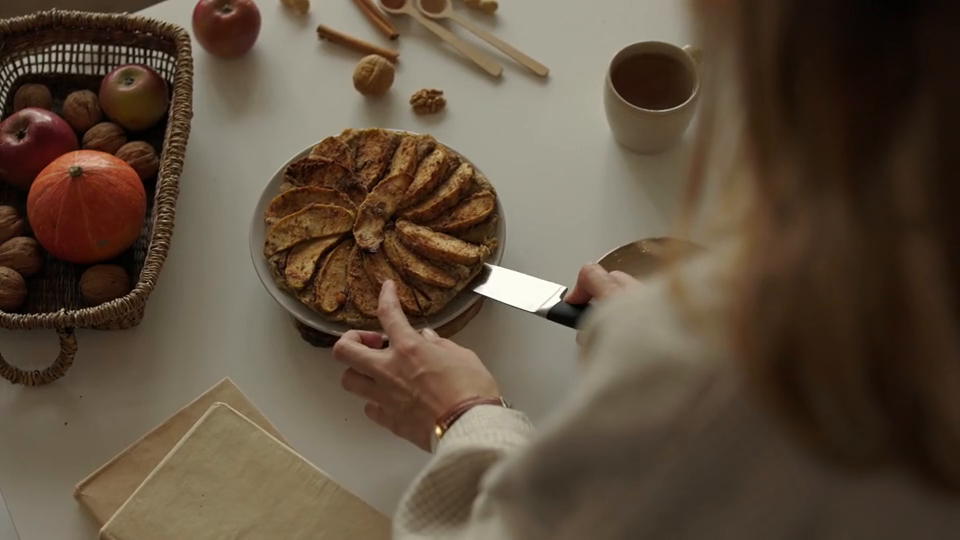
#> input picture frame 31 of video.mp4, 960 x 540 px
$ python vid_track.py
#> lines starting #> are read from the running program, lines starting #| are printed output that depends on the picture
import cv2
import numpy as np

cap = cv2.VideoCapture(r'/home/isaac/Desktop/pcv/pcv_lab/video.mp4')

ret, first_frame = cap.read()
#> first_frame is the input picture: shape (540, 960, 3); mean B, G, R 61.9, 78.7, 94.6

if not ret:
    print("Error: Could not read video file.")
    exit()

prev_gray = cv2.cvtColor(first_frame, cv2.COLOR_BGR2GRAY)
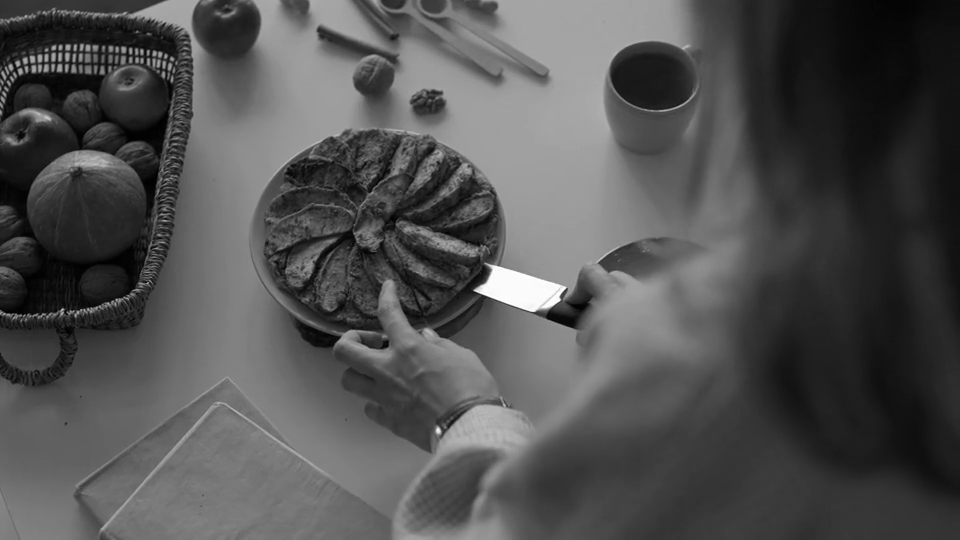
#> prev_gray: shape (540, 960); min 0, max 255, mean 81.6

mask = np.zeros_like(first_frame)
mask[..., 1] = 255

while cap.isOpened():
    ret, frame = cap.read()
    if not ret:
        break

    gray = cv2.cvtColor(frame, cv2.COLOR_BGR2GRAY)

    flow = cv2.calcOpticalFlowFarneback(prev_gray, gray, None, 0.5, 3, 15, 3, 5, 1.2, 0)

    magnitude, angle = cv2.cartToPolar(flow[..., 0], flow[..., 1])
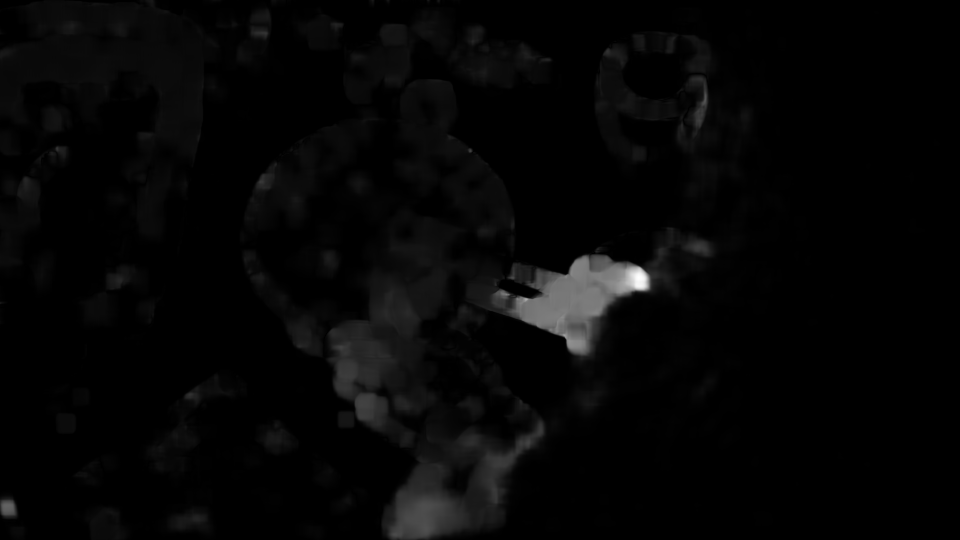
#> magnitude: shape (540, 960) float32; min 0, max 3.14, mean 0.0751; drawn with min black and max white
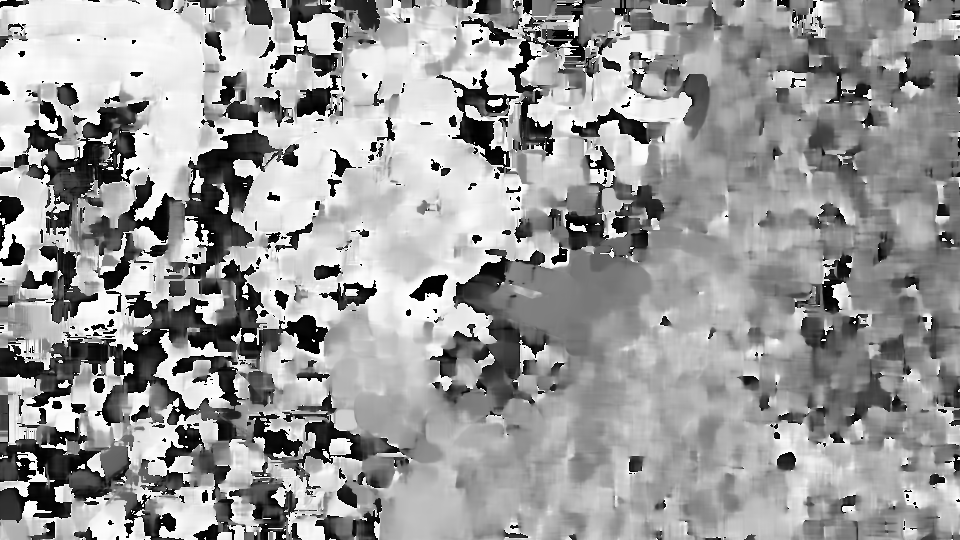
#> angle: shape (540, 960) float32; min 1.1e-11, max 6.28, mean 3.8; drawn with min black and max white

    mask[..., 0] = angle * 180/np.pi/2
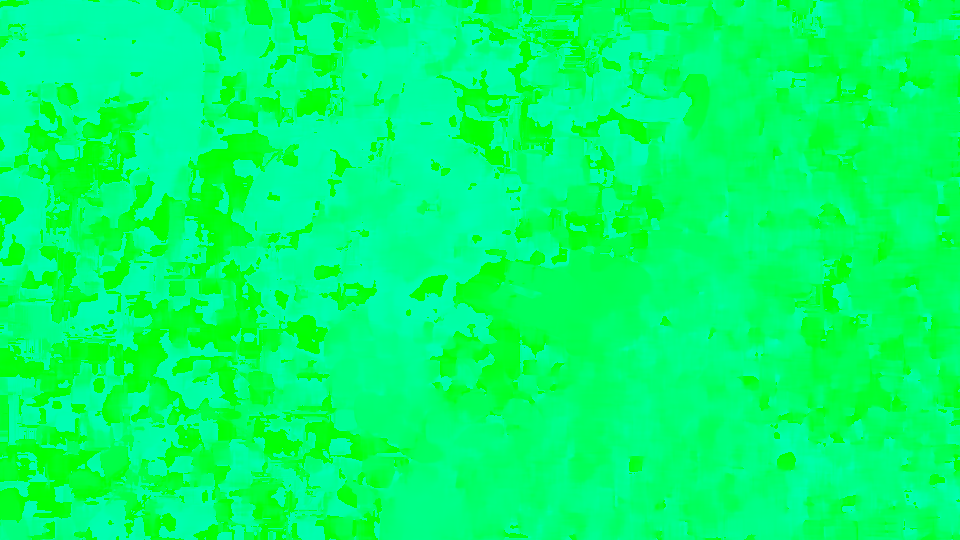
#> mask: shape (540, 960, 3); mean of channels 0, 1, 2 108.4, 255, 0; drawn as B, G, R

    mask[...,2] = cv2.normalize(magnitude,None,0,255,cv2.NORM_MINMAX)
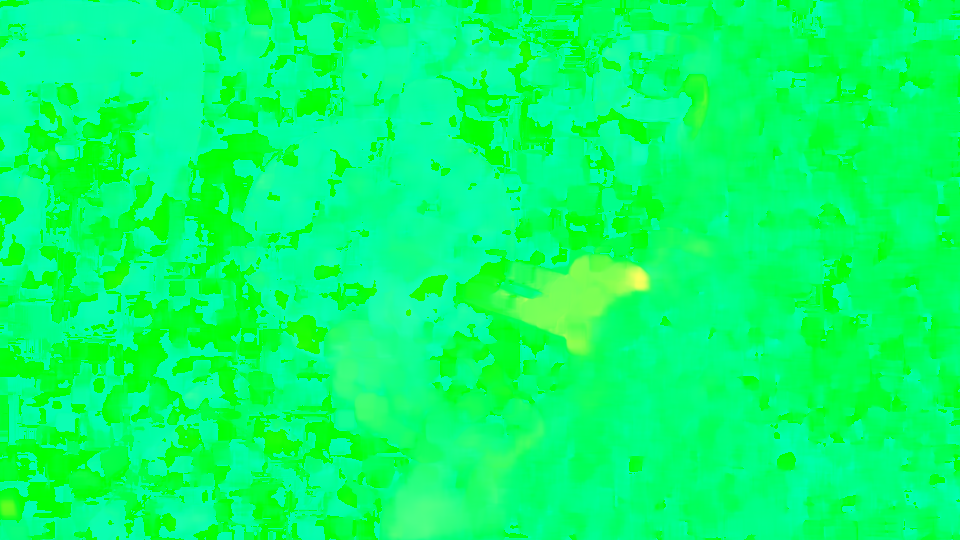
#> mask: shape (540, 960, 3); mean of channels 0, 1, 2 108.4, 255, 5.8; drawn as B, G, R

    rgb_flow = cv2.cvtColor(mask, cv2.COLOR_HSV2BGR)
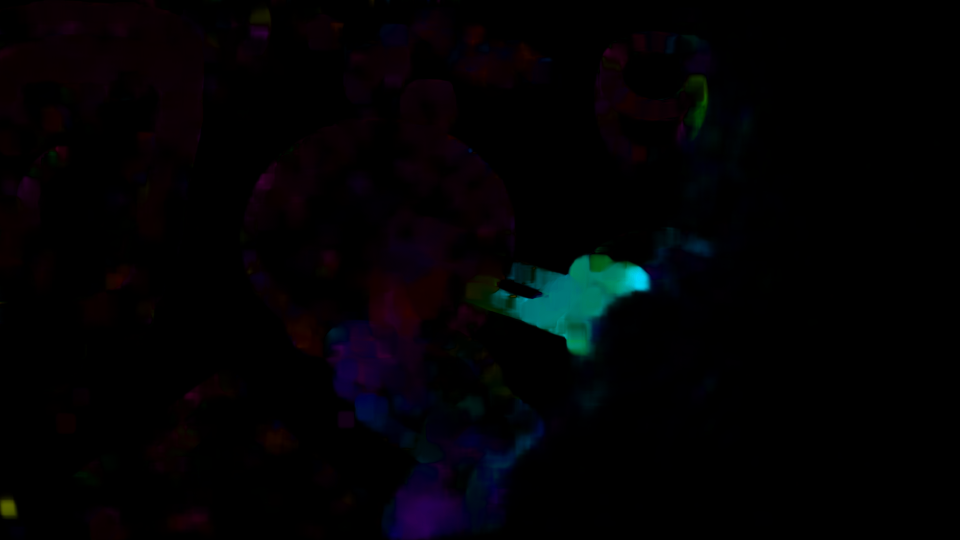
#> rgb_flow: shape (540, 960, 3); mean B, G, R 4.1, 2.2, 2.4

    output = cv2.addWeighted(frame, 1, rgb_flow, 1, 0)
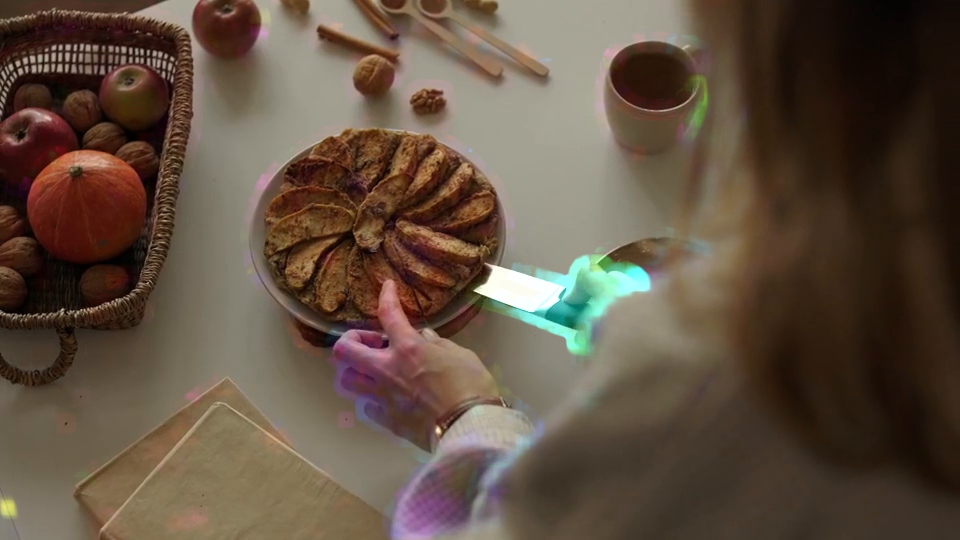
#> output: shape (540, 960, 3); mean B, G, R 65.5, 80.4, 96.8

    cv2.imshow('Optical Flow', output)

    if cv2.waitKey(1)&0xFF == ord('q'):
#> (key q is pressed here)
        break

    prev_gray = gray.copy()

cap.release()

cv2.destroyAllWindows()

$ run again, starting later in the video
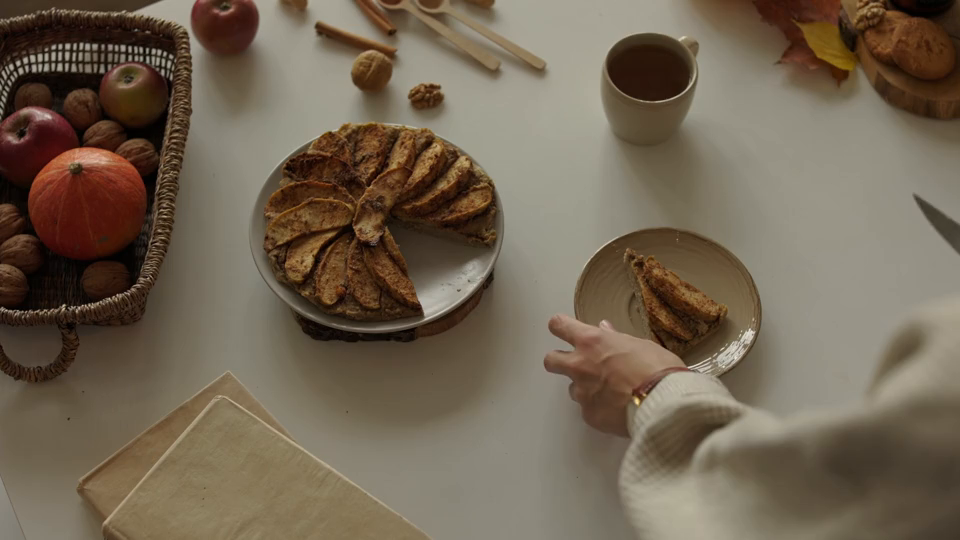
#> input picture frame 250 of video.mp4, 960 x 540 px
#> first_frame is the input picture: shape (540, 960, 3); mean B, G, R 82.1, 100, 113.8
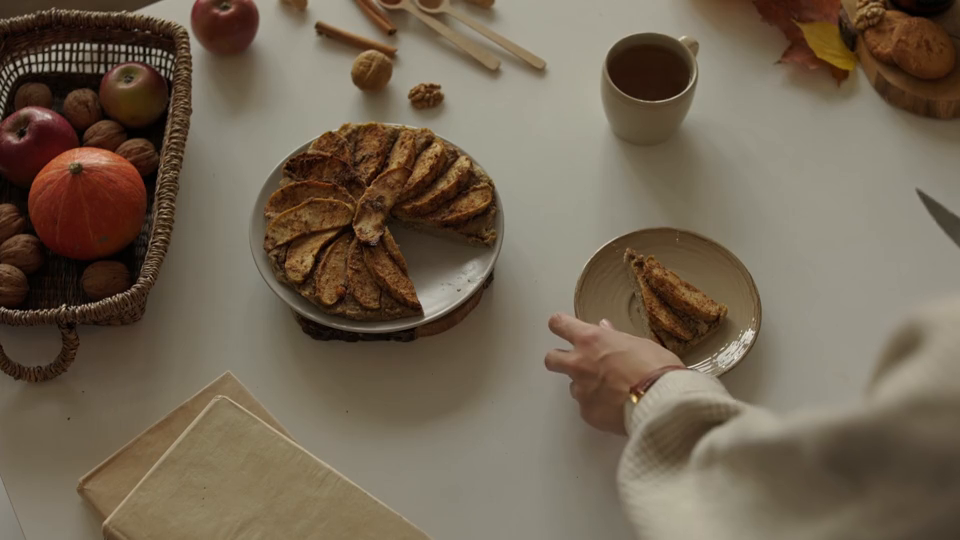
#> input picture frame 251 of video.mp4, 960 x 540 px
#> frame is the input picture: shape (540, 960, 3); mean B, G, R 82.5, 100.2, 114.1
#> `output = cv2.addWeighted(frame, 1, rgb_flow, 1, 0)`:
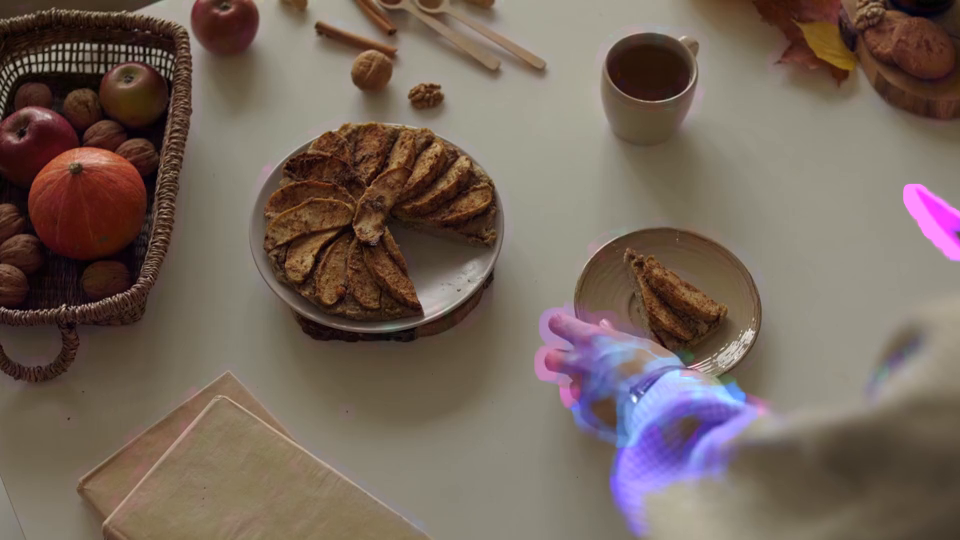
#> output: shape (540, 960, 3); mean B, G, R 90.7, 100.9, 116.6
